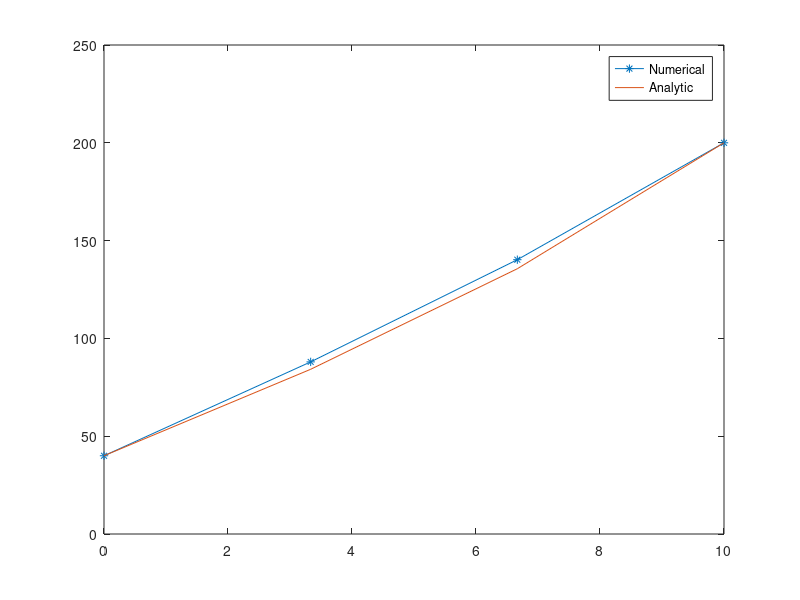

MATLAB code to generate this figure:
% ODE Worksheet 8 - Matrix approach
% clear; clc

% Given
T1 = 40;
T2 = 200;
Ta = 20;
k = 0.01;
L = 10;

N = 4;
dx = L/N;

Y1 = T1;
YN = T2;
C_curr = -k;
C_prev = 0;
C_next = 0;
C_B = -k*Ta;

A = zeros(N,N);
B = zeros(N,1);

A(1,1) = 1;
for j=2:N
	A(1,j) = 0;
end
A(N,N) = 1;
for j=1:N-1
	A(N,j) = 0;
end
for i=2:N-1
	A(i,i-1) = 1/dx^2 + C_prev;
	A(i,i) = -2/dx^2 + C_curr;
	A(i,i+1) = 1/dx^2 + C_next;
end

B(1) = Y1;
B(N) = YN;
for i=2:N-1
	B(i) = C_B;
end

u = inv(A)*B;

x = linspace(0,L,N);
plot(x,u,'-*','DisplayName','Numerical');
hold on;

C1 = ( T2-Ta+(Ta-T1)*e^(-L*k^0.5) )/( e^(L*k^0.5) - e^(-L*k^0.5) );
C2 = T1-C1-Ta;
f_anal = @(x) C1*exp(x*sqrt(k)) + C2*exp(-x*sqrt(k)) + Ta;
T_anal = f_anal(x);
plot(x,T_anal,'DisplayName','Analytic')

legend();

drawnow;
saveas(gcf,'images/ODEs8.png');

wait = input("Press Enter to Exit.");
